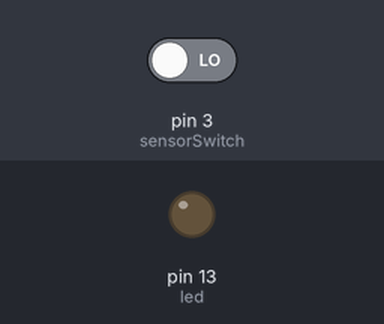
Recording of a sketch running on a simulated Arduino Uno, built with avr-gcc and run on an emulated ATmega328P. Parts: output pins drawn as LEDs (lit = HIGH). The test bench sets the inputs (shaded band); at power-on: pin 3 (sensorSwitch) LOW.

Above: at 1.2 s.
1.3 s: pin 3 (sensorSwitch) driven HIGH
At 1.7 s:
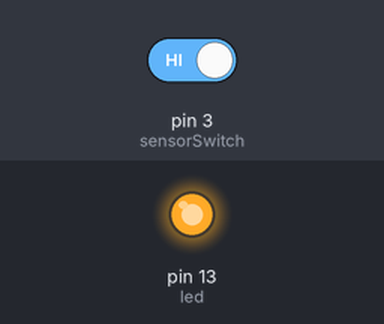
Timing chart, 0 to 4.3 s (numbered marks = the images above; inputs shaded):
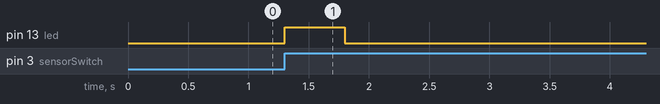

The sketch:

code.ino
```cpp
int led = 13;


int sensorSwitch = 3;
unsigned char state = 0;
void setup()
{
pinMode(led,OUTPUT);
pinMode(sensorSwitch,INPUT);

attachInterrupt(1,blink,RISING);
}
void loop()
{
if(state != 0)
{
   state = 0;
   digitalWrite(led,HIGH);
   delay(500);
 }
else
{
      digitalWrite(led,LOW);
}
}

void blink()
{
  state++;
}
```

Measured:
- after the input at 1.3 s, pin 13 (led): LOW → HIGH at once, → LOW 0.50 s later
